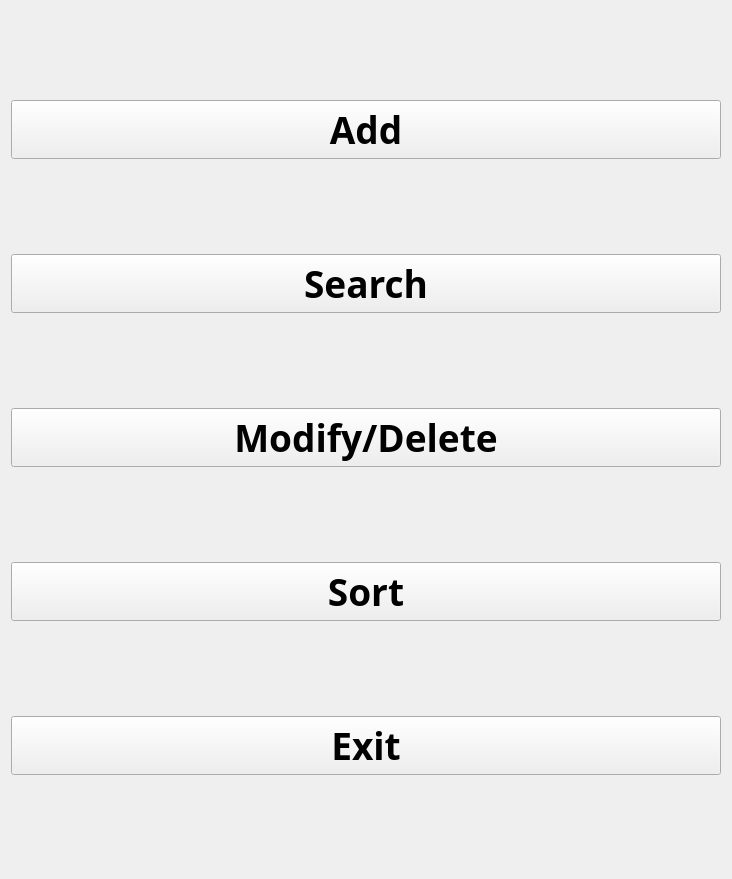
<?xml version="1.0" encoding="UTF-8"?>
<ui version="4.0">
 <class>menuWidget</class>
 <widget class="QWidget" name="menuWidget">
  <property name="geometry">
   <rect>
    <x>0</x>
    <y>0</y>
    <width>732</width>
    <height>879</height>
   </rect>
  </property>
  <property name="baseSize">
   <size>
    <width>0</width>
    <height>0</height>
   </size>
  </property>
  <property name="windowTitle">
   <string>Car Manageme System</string>
  </property>
  <property name="windowOpacity">
   <double>1.000000000000000</double>
  </property>
  <property name="autoFillBackground">
   <bool>true</bool>
  </property>
  <property name="styleSheet">
   <string notr="true"/>
  </property>
  <layout class="QGridLayout" name="gridLayout">
   <item row="3" column="0">
    <widget class="QPushButton" name="sortButton">
     <property name="font">
      <font>
       <family>HarmonyOS Sans SC</family>
       <pointsize>28</pointsize>
       <weight>75</weight>
       <bold>true</bold>
      </font>
     </property>
     <property name="cursor">
      <cursorShape>PointingHandCursor</cursorShape>
     </property>
     <property name="text">
      <string>Sort</string>
     </property>
    </widget>
   </item>
   <item row="2" column="0">
    <widget class="QPushButton" name="modifyButton">
     <property name="font">
      <font>
       <family>HarmonyOS Sans SC</family>
       <pointsize>28</pointsize>
       <weight>75</weight>
       <bold>true</bold>
      </font>
     </property>
     <property name="cursor">
      <cursorShape>PointingHandCursor</cursorShape>
     </property>
     <property name="text">
      <string>Modify/Delete</string>
     </property>
    </widget>
   </item>
   <item row="5" column="0">
    <widget class="QPushButton" name="exitButton">
     <property name="font">
      <font>
       <family>HarmonyOS Sans SC</family>
       <pointsize>28</pointsize>
       <weight>75</weight>
       <bold>true</bold>
      </font>
     </property>
     <property name="cursor">
      <cursorShape>PointingHandCursor</cursorShape>
     </property>
     <property name="text">
      <string>Exit</string>
     </property>
    </widget>
   </item>
   <item row="1" column="0">
    <widget class="QPushButton" name="selectButton">
     <property name="font">
      <font>
       <family>HarmonyOS Sans SC</family>
       <pointsize>28</pointsize>
       <weight>75</weight>
       <bold>true</bold>
      </font>
     </property>
     <property name="cursor">
      <cursorShape>PointingHandCursor</cursorShape>
     </property>
     <property name="text">
      <string>Search</string>
     </property>
    </widget>
   </item>
   <item row="0" column="0">
    <widget class="QPushButton" name="addButton">
     <property name="font">
      <font>
       <family>HarmonyOS Sans SC</family>
       <pointsize>28</pointsize>
       <weight>75</weight>
       <bold>true</bold>
      </font>
     </property>
     <property name="cursor">
      <cursorShape>PointingHandCursor</cursorShape>
     </property>
     <property name="text">
      <string>Add</string>
     </property>
    </widget>
   </item>
  </layout>
 </widget>
 <resources/>
 <connections/>
</ui>
